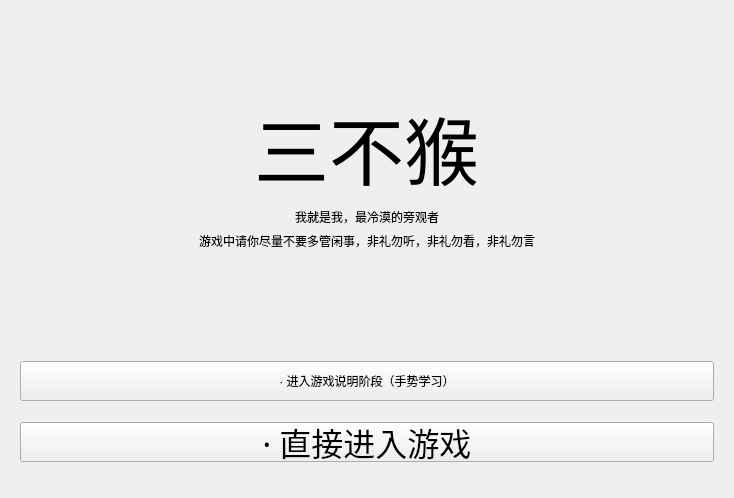
<?xml version="1.0" encoding="UTF-8"?>
<ui version="4.0">
 <class>StartForm</class>
 <widget class="QWidget" name="StartForm">
  <property name="geometry">
   <rect>
    <x>0</x>
    <y>0</y>
    <width>734</width>
    <height>498</height>
   </rect>
  </property>
  <property name="minimumSize">
   <size>
    <width>734</width>
    <height>498</height>
   </size>
  </property>
  <property name="windowTitle">
   <string>ThreeMonkey</string>
  </property>
  <property name="autoFillBackground">
   <bool>false</bool>
  </property>
  <layout class="QVBoxLayout" name="verticalLayout_3">
   <item>
    <widget class="QFrame" name="frame">
     <layout class="QVBoxLayout" name="verticalLayout">
      <item>
       <spacer name="verticalSpacer_2">
        <property name="orientation">
         <enum>Qt::Vertical</enum>
        </property>
        <property name="sizeHint" stdset="0">
         <size>
          <width>20</width>
          <height>40</height>
         </size>
        </property>
       </spacer>
      </item>
      <item alignment="Qt::AlignHCenter">
       <widget class="QLabel" name="label">
        <property name="minimumSize">
         <size>
          <width>0</width>
          <height>79</height>
         </size>
        </property>
        <property name="font">
         <font>
          <family>Wawati TC</family>
          <pointsize>56</pointsize>
          <weight>50</weight>
          <italic>false</italic>
          <bold>false</bold>
         </font>
        </property>
        <property name="styleSheet">
         <string notr="true">font: 56pt &quot;Wawati TC&quot;;</string>
        </property>
        <property name="text">
         <string>三不猴</string>
        </property>
       </widget>
      </item>
      <item alignment="Qt::AlignHCenter">
       <widget class="QLabel" name="label_2">
        <property name="styleSheet">
         <string notr="true">font: 20pt &quot;Wawati SC&quot;;</string>
        </property>
        <property name="text">
         <string>我就是我，最冷漠的旁观者</string>
        </property>
       </widget>
      </item>
      <item alignment="Qt::AlignHCenter">
       <widget class="QLabel" name="label_3">
        <property name="styleSheet">
         <string notr="true">font: 20pt &quot;Wawati SC&quot;;</string>
        </property>
        <property name="text">
         <string>游戏中请你尽量不要多管闲事，非礼勿听，非礼勿看，非礼勿言</string>
        </property>
       </widget>
      </item>
      <item>
       <spacer name="verticalSpacer">
        <property name="orientation">
         <enum>Qt::Vertical</enum>
        </property>
        <property name="sizeHint" stdset="0">
         <size>
          <width>20</width>
          <height>40</height>
         </size>
        </property>
       </spacer>
      </item>
     </layout>
    </widget>
   </item>
   <item>
    <widget class="QFrame" name="frame">
     <property name="minimumSize">
      <size>
       <width>0</width>
       <height>150</height>
      </size>
     </property>
     <property name="maximumSize">
      <size>
       <width>16777215</width>
       <height>150</height>
      </size>
     </property>
     <layout class="QVBoxLayout" name="verticalLayout_2">
      <item>
       <widget class="QPushButton" name="learn">
        <property name="minimumSize">
         <size>
          <width>232</width>
          <height>40</height>
         </size>
        </property>
        <property name="maximumSize">
         <size>
          <width>16777215</width>
          <height>40</height>
         </size>
        </property>
        <property name="styleSheet">
         <string notr="true">font: 24pt &quot;Wawati SC&quot;;</string>
        </property>
        <property name="text">
         <string>· 进入游戏说明阶段（手势学习）</string>
        </property>
       </widget>
      </item>
      <item>
       <widget class="QPushButton" name="start">
        <property name="minimumSize">
         <size>
          <width>0</width>
          <height>40</height>
         </size>
        </property>
        <property name="maximumSize">
         <size>
          <width>16777215</width>
          <height>40</height>
         </size>
        </property>
        <property name="font">
         <font>
          <family>Wawati SC</family>
          <pointsize>24</pointsize>
          <weight>50</weight>
          <italic>false</italic>
          <bold>false</bold>
         </font>
        </property>
        <property name="styleSheet">
         <string notr="true">font: 24pt &quot;Wawati SC&quot;;</string>
        </property>
        <property name="text">
         <string>· 直接进入游戏</string>
        </property>
       </widget>
      </item>
     </layout>
    </widget>
   </item>
  </layout>
 </widget>
 <resources/>
 <connections/>
</ui>
